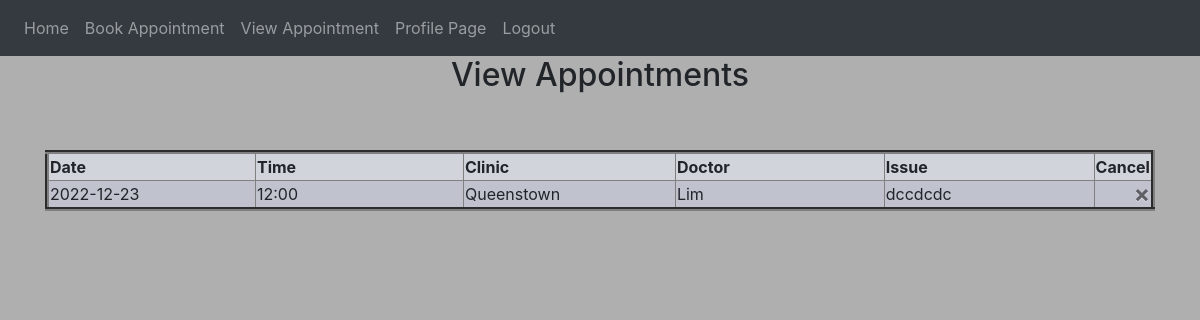
/viewapp (signed in), run on the app's committed database.
### website/models.py (models this page shows)
class Book(db.Model):
    id = db.Column(db.Integer, primary_key=True)
    pname = db.Column(db.String(150))
    date = db.Column(db.String(34))
    user_id = db.Column(db.Integer, db.ForeignKey('user.id'))
    issue = db.Column(db.String(30))
    doctor = db.Column(db.String(30))
    datetime = db.Column(db.String(50),unique=True)
    time = db.Column(db.String(6))
    clinic = db.Column(db.String(30))

### website/views.py (the view)
@views.route('/viewapp', methods=['GET','POST'])
@login_required
def viewapp():
    return render_template("viewapp.html", user=current_user)

### website/__init__.py (called while the page is built)
def create_app():
    app = Flask(__name__)
    app.config['SECRET_KEY'] = 'jdjdjjrfjjfdjf'
    app.config['SQLALCHEMY_DATABASE_URI'] = f'sqlite:///{DB_NAME}'
    db.init_app(app)
    from .views import views
    from .auth import auth
    app.register_blueprint(views,url_prefix="/")
    app.register_blueprint(auth,url_prefix="/")
    from .models import User, Note , Book, Rel
    create_database(app)
    login_manager = LoginManager()
    login_manager.login_view = 'auth.login'
    login_manager.init_app(app)
    @login_manager.user_loader
    def load_user(id):
        return User.query.get(int(id))
    return app

### website/templates/viewapp.html (shortened to what this page needs)
{% extends "base.html" %} {% block title %}View Appointment{% endblock %}
{%block content%}
<h2 align="center">View Appointments</h2>
<br /><br />
<table
	align="center"
	border="4px"
	border-collapse="collapse"
	style="background-color: #c0c2ce"
>
	<tr>
		<th width="20%" align="center" style="background-color: #d2d4dc">Date</th>
		<th width="20%" align="center" style="background-color: #d2d4dc">Time</th>
		<th width="20%" align="center" style="background-color: #d2d4dc">Clinic</th>
		<th width="20%" align="center" style="background-color: #d2d4dc">Doctor</th>
		<th width="20%" align="center" style="background-color: #d2d4dc">Issue</th>
		<th width="30%" align="center" style="background-color: #d2d4dc">Cancel</th>
	</tr>
	{% for book in user.books %}
	<tr>
		<td>{{ book.date}}</td>
		<td>{{ book.time}}</td>
		<td>{{ book.clinic}}</td>
		<td>{{ book.doctor}}</td>
		<td>{{ book.issue}}</td>
		<td>
			{%if book.date>"2022-12-03"%}
			<button type="button" class="close" onClick="deletebook({{ book.id}})">
				<span aria-hidden="true">&times;</span>
			</button>
			{%else%}
			<h6>"Appointment taken"</h6>
			{%endif%}
		</td>
	</tr>
	{%endfor%}
</table>
{%endblock%}

### data on the page
Book: date "2022-12-23", time "12:00", clinic "Queenstown", doctor "Lim", issue "dccdcdc"
